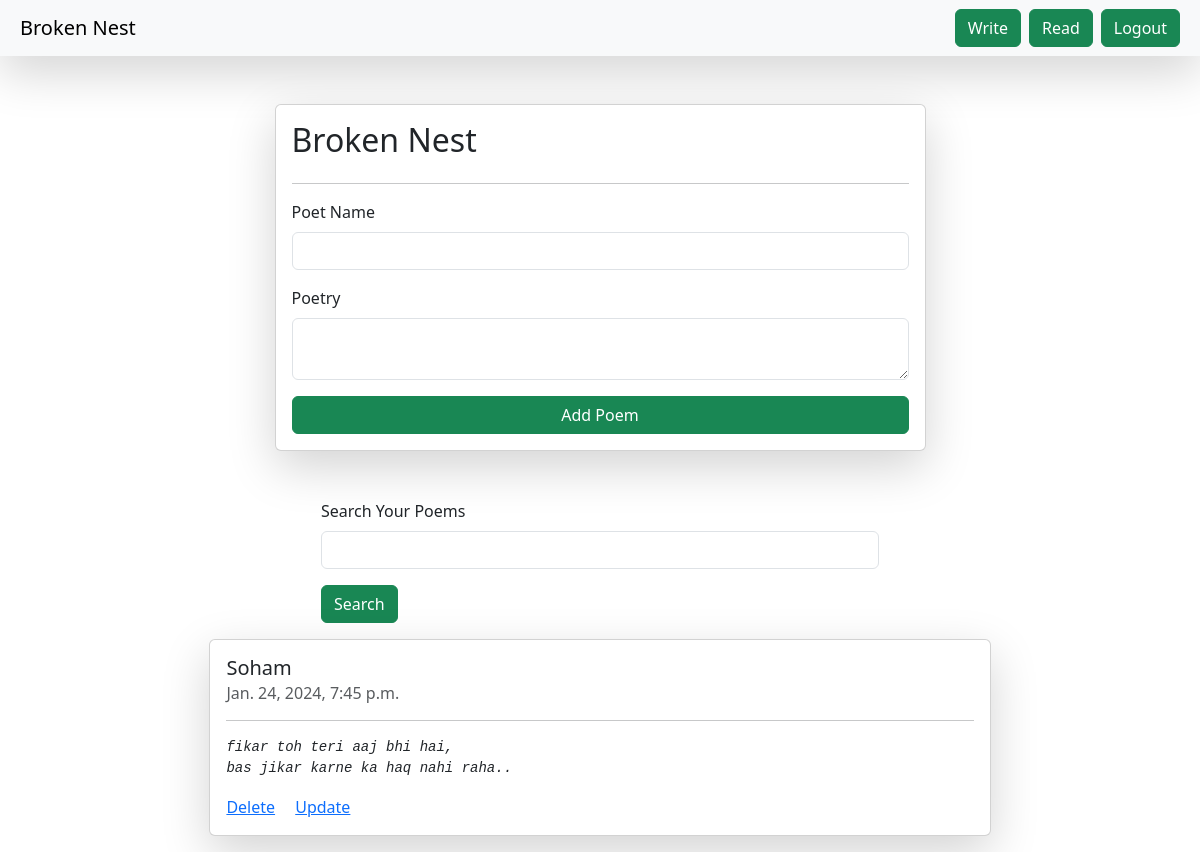
The page /brocken-nest/ (signed in) on the database its author committed.
### brokennest/models.py (models this page shows)
class books(models.Model):
    user = models.ForeignKey(User,on_delete = models.SET_NULL, null=True,blank=True)
    note_name = models.CharField(max_length = 200)
    note_description = models.TextField()
    created_time = models.DateTimeField(null=True)

### brokennest/views.py (the view, shortened to what this page needs)
# urls.py: path("brocken-nest/", notebook, name = "notebook"),
@login_required(login_url="/login/")
def notebook(request):
    queryset = books.objects.all()
    if request.GET.get("Search"):
         queryset = queryset.filter(note_name__icontains = request.GET.get("Search"))
    context = {"notebook":queryset}
    return render(request, "books.html", context)

### brokennest/templates/books.html (shortened to what this page needs)
{% extends "base.html" %}
{% block start %}
    <div class = "container mt-5">
        <form class="col-7 mx-auto card p-3 shadow-lg" method="post">
            <h2>Broken Nest</h2>
            <hr>
            <div class="mb-3">
              <label class="form-label">Poet Name</label>
              <input name = "note_name" type="text" required class="form-control" >
            </div>
            <div class="mb-3">
              <label class="form-label">Poetry</label>
              <textarea name = "note_description" required class="form-control"></textarea>
            </div>
            <button type="submit" class="btn btn-success">Add Poem</button>
          </form>
          <div class="mt-5">
            <div class="mx-auto col-6 ">
            <form>
              <div class="mb-3">
                <label for="exampleInputEmail1" class="form-label">Search Your Poems</label>
                <input name="Search" type="text" class="form-control">
              </div>
              <button type="submit" class="btn btn-success">Search</button>
            </form>
            </div>
          </div>
          <div class="d-flex flex-column align-items-center">
            {% for note in notebook %}
            {% if request.user.is_authenticated and request.user == note.user %}
            <div class="card my-3 shadow-lg" style="width: 70%;">
              <div class="card-body">
                <h5 class="card-title">{{note.note_name}}</h5>
                <h6 class="card-subtitle mb-2 text-muted">{{note.created_time}}</h6>
                <hr>
                <i class="card-text"><pre mt-2>{{ note.note_description }}</pre></i>
                <a href="{% url 'delete_note' note.id %}" class="card-link">Delete</a>
                <a href="{% url 'update_note' note.id %}" class="card-link">Update</a>
              </div>
            </div>
            {% endif %}
            {% endfor %}
          </div>
    </div>
{% endblock %}

### rows shown on the page
books: note_name "Soham", created_time "Jan. 24, 2024, 7:45 p.m.", note_description "fikar toh teri aaj bhi hai, bas jikar karne ka haq nahi raha.."
